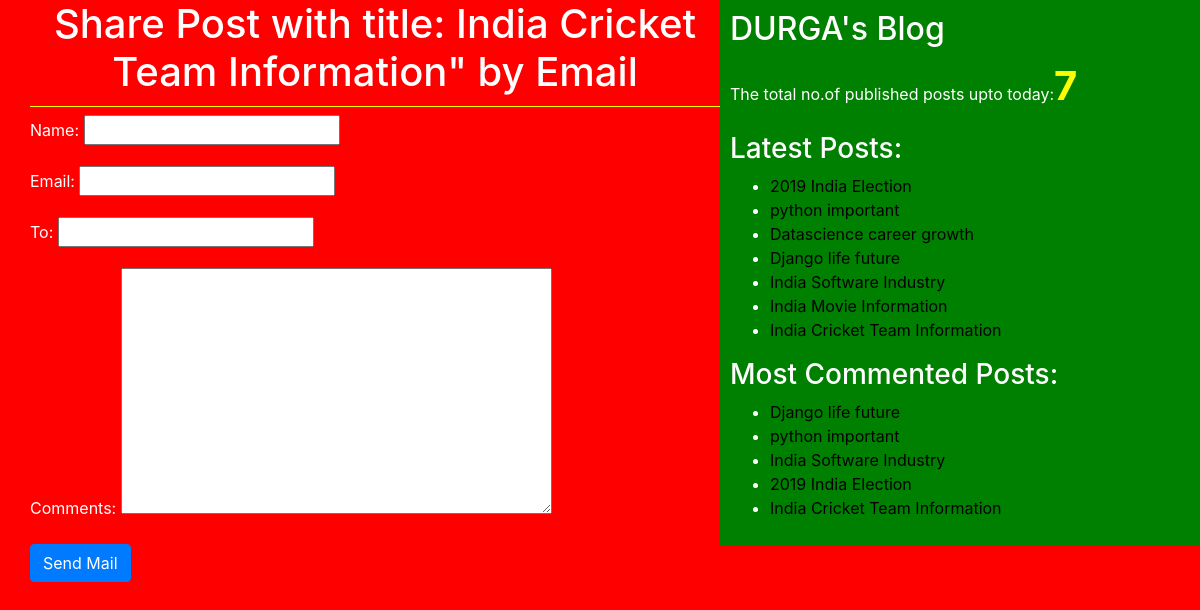
/1/share/, run on the app's committed database.
### blogapp/models.py (models this page shows, shortened)
class Post(models.Model):
    STATUS_CHOICES=(('draft','Draft'),('published','Published'))
    title=models.CharField(max_length=256)
    slug=models.SlugField(max_length=264,unique_for_date='publish')
    author=models.ForeignKey(User,on_delete=models.CASCADE)
    body=models.TextField()
    publish=models.DateTimeField(default=timezone.now)
    created=models.DateTimeField(auto_now_add=True)
    updated=models.DateTimeField(auto_now=True)
    status=models.CharField(max_length=10,choices=STATUS_CHOICES,default='draft')
    objects=CustomManager()
    tags=TaggableManager()
    class Meta:
        ordering=('-publish',)  #descending ordering
    def get_absolute_url(self):
        return reverse('post_detail',args=[self.publish.year,self.publish.strftime('%m'),self.publish.strftime('%d'),self.slug])

### blogapp/views.py (the view)
# urls.py: re_path(r'^(?P<id>\d+)/share/$',views.mail_send_view),
def mail_send_view(request,id):
    post=get_object_or_404(Post,id=id,status='published')
    sent=False
    if request.method=='POST':
        form=EmailSendForm(request.POST)
        if form.is_valid():
            cd=form.cleaned_data
            subject='{}({}) recommends you to read"{}"'.format(cd['name'],cd['email'],post.title)
            post_url=request.build_absolute_uri(post.get_absolute_url())
            message='Read Post At :\n {}\n\n{}\'s Comments:\n{}'.format(post_url,cd['name'],cd['comments'])
            send_mail(subject,message,'durga@blog.com',[cd['to']])
            sent=True
    else:
        form=EmailSendForm()
    return render(request,'blogapp/sharebyemail.html',{'form':form,'post':post,'sent':sent})

### blogapp/forms.py
class EmailSendForm(forms.Form):
    name=forms.CharField()
    email=forms.EmailField()
    to=forms.EmailField()
    comments=forms.CharField(required=False,widget=forms.Textarea)

### blogapp/models.py (called while the page is built)
    def get_queryset(self):
        return super().get_queryset().filter(status='published')

### blogapp/templatetags/blog_tags.py (called while the page is built)
@register.simple_tag(name='my_tag')
def total_posts():
    return Post.objects.count()

@register.inclusion_tag('blogapp/latest_posts123.html')
def show_latest_posts(count=3):
    latest_posts=Post.objects.order_by('-publish')[:count]
    return {'latest_posts':latest_posts}

@register.simple_tag
def get_most_commented_posts(count=5):
    return Post.objects.annotate(total_comments=Count('comments')).order_by('-total_comments')[:count]

### templates/blogapp/sharebyemail.html (shortened to what this page needs)
<!DOCTYPE html>
{% extends "blogapp/base.html" %}
        {% block content_block %}
         {% if sent %}
           <h1>Email Successfully sent....!!!</h1>
           <h2> Post with title: {{post.title}} information shared by email</h2>
           {% else %}
          <h1>Share Post with title: {{post.title}}"  by Email </h1>
                <form method='POST'>
                  {{form.as_p}}
                  <input type="submit" class='btn btn-primary' value="Send Mail">
                </form>
       {% endif %}
       {% endblock %}

### templates/blogapp/base.html (shortened to what this page needs)
<!DOCTYPE html>
{% load blog_tags %}
{% load static %}
<html lang="en" dir="ltr">
  <head>
    <link rel="stylesheet" href="https://stackpath.bootstrapcdn.com/bootstrap/4.5.2/css/bootstrap.min.css">
    <link rel="stylesheet" href="{% static "css/blog2.css" %}">
  </head>
  <body>
    <div class="content">
      {% block content_block %}
      {% endblock %}
    </div>
    <div class="sidebar">
      <h2>DURGA's Blog</h2>
      <p>The total no.of published posts upto today:<span id='pcount'>{% my_tag %} </span> </p>
       <h3>Latest Posts:</h3>{% show_latest_posts 100 %}
        <h3>Most Commented Posts:</h3>
        {% get_most_commented_posts as most_commented_posts %}
        <ul>
              {% for post in most_commented_posts %}
              <li><a href="{{post.get_absolute_url}}">{{post.title}}</a></li>
              {% endfor %}
        </ul>
    </div>
  </body>
</html>

### templates/blogapp/latest_posts123.html
<ul>
  {% for post in latest_posts %}
  <li><a href="{{post.get_absolute_url}}">{{post.title}}</a>
</li>
  {% endfor %}
</ul>

### static/css/blog2.css (style rules this page uses)
.content { width: 60% ; float: left; padding: 0 0 0 30px; height: 100%; }
.sidebar { width: 40%; float: right; padding: 10px; background: green; height: 100%; }
h1 { text-align: center; border-bottom: 1px solid yellow; padding-bottom: 10px; }
body { color: white; background: red; }
a { color: black; }
#pcount { font-size: 40px; color: yellow; font-weight: bold; }

### data on the page
Post: title "India Cricket Team Information"
Post: title "2019 India Election"
Post: title "python important"
Post: title "Datascience career growth"
Post: title "Django life future"
Post: title "India Software Industry"
Post: title "India Movie Information"
